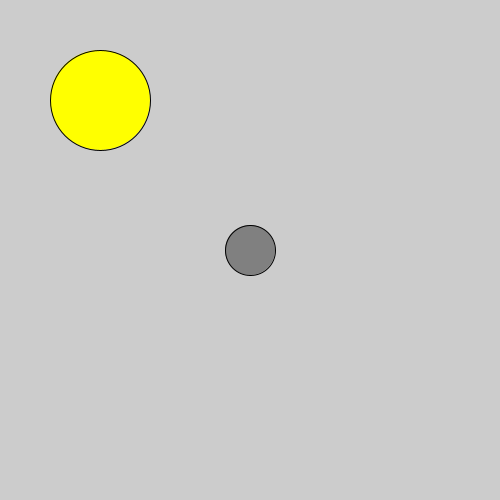
Frame 1 (no input)
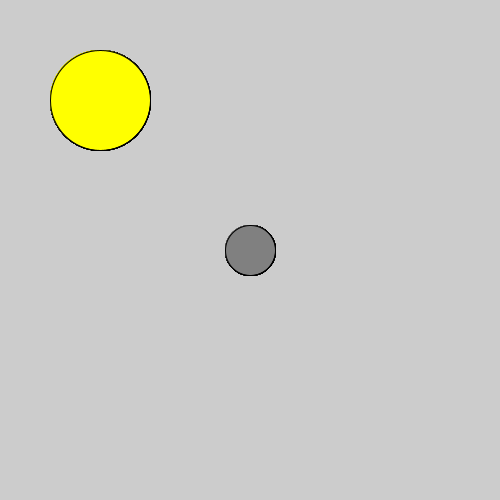
Frame 60 (the mouse pressed at the canvas centre just before this capture)
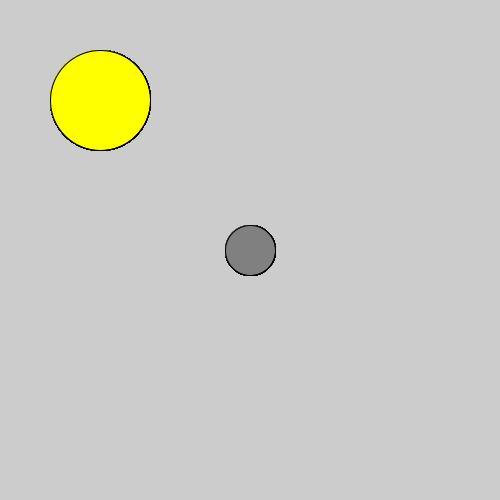
Frame 120 (the mouse held since frame 60 and released just before this capture)

The Processing sketch that drew these frames (run headless with seeded random() and noise(); from frame 60 on, the mouse is pressed at the canvas centre):

// Processing sketch: BallDriver
// ── BallDriver.pde
Ball myBall;
Ball myBall2;
 
void setup()
{
  size(500,500);
  myBall = new Ball();
  myBall2 = new Ball(100,100,100,255,255,0);
}

void draw()
{
   myBall.display();
   myBall2.display();
}

// ── Ball.pde
public class Ball
{
  // attributes of a ball:
  // radius
  // x and y positions
  // color (r g and b values)
  
  private float radius;
  private int x;
  private int y;
  private int red;
  private int green;
  private int blue;
  
  // how to construct a new ball
  public Ball()
  {
    radius = 50;
    x = width/2;
    y = height/2;
    red = 128;
    green = 128;
    blue = 128;
  }
  
  // how to construct a new ball with all six arguments
  public Ball(float rad, int xPos, int yPos, int r, int g, int b)
  {
    radius = rad;
    x = xPos;
    y = yPos;
    red = r;
    green = g;
    blue = b;
  }

  public void display()
  {
    fill(red,green,blue);
    ellipse(x,y,radius,radius);
  }
}
